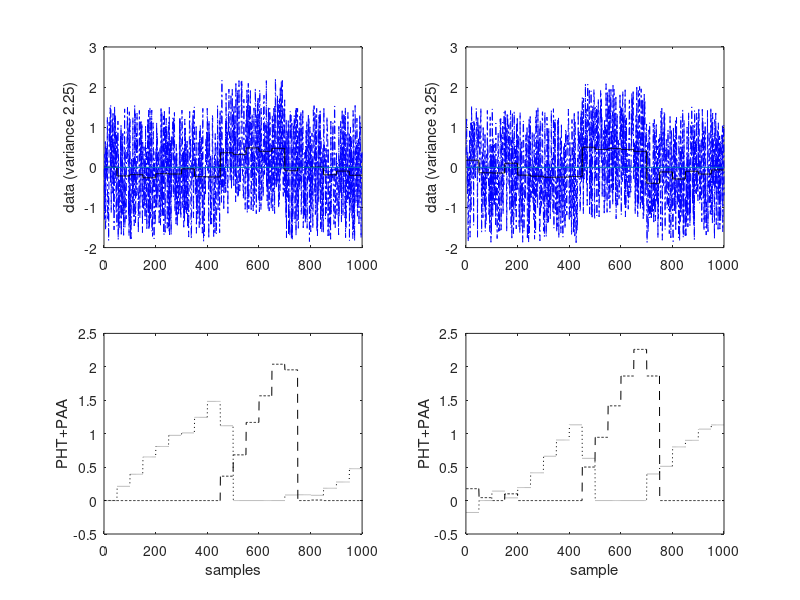

This figure's MATLAB source:

function PHT
clear all
%N=300;  % Number of samples
%nl=2;    % Number of latent variables
%nx=6;    % Number of observable variables
%[tt,x,latgen]=datagenPH(N,nl,nx);
%r1=latgen(:,2);

%load x
%r1=x';
%w=1:1100;
%r1=[0.1*ones(1,400) 0.3*ones(1,300) 0.1*ones(1,300)]';
r1=[0.1*ones(1,450) 0.4*ones(1,250) 0.1*ones(1,300)]';
r=r1;
%r1=[0.1*ones(1,200) 5 0.1*ones(1,199) 4*ones(1,300) 0.1*ones(1,150) 5 0.1*ones(1,149)]';%w
%r1=[0.1*ones(1,100) 0.11*ones(1,200) 0.1*ones(1,400).*w(1:400) 0.3*ones(1,300) -0.1*ones(1,100)]';
r1n=sqrt(2.25)*rand(1000,1);%sqrt(variance)
%SNR=(sqrt(mean(r1.^2))/sqrt(mean(r1n.^2)))^2;%signal to noise ratio
r2n=sqrt(3.25)*rand(1000,1);
SNR=mean(r1.^2)/mean(r1n.^2);
SNR2=mean(r1.^2)/mean(r2n.^2);
DB1=10*log10(var(r1n));
DB2=10*log10(var(r1));
DB=DB2-DB1
SNR_bd=10*log10(SNR)
SNR_bd2=10*log10(SNR2)
r1=r+r1n; %signal with noise
r2=r+r2n;
%r2=r2+r2n;
r1=zscore(r1);
r2=zscore(r2);
t=1:length(r1);
data=[t' r1];
data2=[t' r2];
[lin_paa,PHU,PHL,deltaPHU,deltaPHL]=PiAA(r1,1000,20,1,0);
[lin_paa2,PHU2,PHL2,PPHU2,PPHL2]=PiAA(r2,1000,20,1,0);
%disp('max PHU')
%max(find(PHU==max(PHU(100:length(PHU)-100))))
%disp('amp max PHU')
%PHU(max(find(PHU==max(PHU))))
%disp('max PHL')
%max(find(PHL==max(PHL(100:length(PHL)-100))))
%disp('amp max PHL')
%PHL(max(find(PHL==max(PHL))))
%detect_indice2=p_h(data2,0.999,0.375,0.62);%with noise
detect_indice2=p_h(data2,0.999,0.237,0.645);%with noise
detect_indice=p_h(data,0.999,0.237,0.645);%with noise
%detect_indice=p_h(data,0.999,0.005,0.02);%without noise

subplot(221)
plot(data(:,1),data(:,2),'-.b'),
hold on
plot(lin_paa,'k')
line([data(1,1) data(end,1)],[mean(data(:,2)) mean(data(:,2))])
ylabel('data (variance 2.25)')
subplot(222)
plot(data2(:,1),data2(:,2),'-.b'),
hold on
plot(lin_paa2,'k')
line([data2(1,1) data2(end,1)],[mean(data2(:,2)) mean(data2(:,2))])
ylabel('data (variance 3.25)')
%subplot(412)
%plot(lin_paa,'r'),
%ylabel('PAA')
%subplot(413)
%x=plot(PHU,'--b');
%ylabel('--PHU ..PHL')
%hold on
%z=plot(PPHU,'+g'),
%y=plot(PHL,':k');
%w=plot(PPHL,'oy'),
%legend([x y z w],'PHU','PHL','PPHU','PPHL','location','best')
%legend([x y],'PHU','PHL','location','best')
subplot(223)
plot(PHL,':k')
hold on
plot(PHU,'--k')
ylabel('PHT+PAA')
xlabel('samples')
%plot(detect_indice,'b*')
%ylabel('drift indice')
%set(gca,'ytick',[-1 0 1])
%set(gca,'yticklabel',{'Down';'None';'Up'})
subplot(224)
plot(PHL2,':k')
hold on
plot(PHU2,'--k')
ylabel('PHT+PAA')
xlabel('sample')
%plot(detect_indice2,'b*')
%set(gca,'ytick',[-1 0 1])
%set(gca,'yticklabel',{'Down';'None';'Up'})

end



function [detect_indice]=p_h(res,alpha,gamma,delta)

detect_indice=[];
minsize=10;
raw=res(:,2);
%raw=(raw-mean(raw))/std(raw);
time=res(:,1);
dtime=diff(time);
T=dtime(1);
X=[];
t=1;
U=0;L=0;x_m=0;MinU=0;MaxL=0;
%MinU1=0;MinU2=0;MaxL1=0;MaxL2=0;
while t<length(time)
    if t < minsize
        X=[X;raw(t)];
        detect_indice(t)=0;
    end
    
    if t==minsize 
        x_m=mean(X);
        U=0;
        L=0;
        MinU=0;
        MaxL=0;
        detect_indice(t)=0;
    end
    
    if t>minsize
        U=alpha*U+(raw(t)-x_m-gamma);
        %MinU=MinU+abs(MinU*(1-alpha));
        if U<MinU
            MinU=U;
        end
        %if MinU<MinU2
        %    MinU2=MinU;
        %end
        %PHU=U-min(MinU1,MinU2);
        PHU=U-MinU;
        L=alpha*L+(raw(t)-x_m+gamma);
        %MaxL=MaxL-abs(MaxL*(1-alpha));
        if L>MaxL
            MaxL=L;
        end
        %if MaxL>MaxL2
        %    MaxL2=MaxL;
        %end
        PHL=MaxL-L;
        if PHL>delta 
            detect_indice(t)=-1;%down
            L=0;
            MaxL=0;
        elseif PHU>delta
            detect_indice(t)=1;%up
            U=0;
            MinU=0;
        else
            x_m=((T-1)*x_m+raw(t))/T;
            detect_indice(t)=0;
        end
    end
    t=t+1;
    end
end

function [p,PHU,PHL,deltaPHU,deltaPHL] =  PiAA(data, N, n,alpha,gamma)
% Input:
%   data              is the raw time series. 
%   N                 is the length of sliding window (use the length of the raw time series
%                     instead if you don't want to have sliding windows)
%   n                 is the number of symbols in the low dimensional approximation of the sub sequence.
% The variable "win_size" is assigned to N/n, this is the number of data points on the raw 
% time series that will be mapped to a single symbol, and can be imagined as the 
% "compression rate".
% win_size is the number of data points on the raw time series that will be
% mapped to a single symbol
MinUpaa=0;MaxLpaa=0;
win_size = floor(N/n);                         
% Scan accross the time series extract sub sequences, and converting them to strings.
for i = 1 : length(data) - (N -1)                                       
    
    % Remove the current subsection.
    sub_section = data(i:i + N -1); 
    GM=mean(sub_section);% Global mean slim
    
    % Z normalize it.
    %sub_section = (sub_section - mean(sub_section))/std(sub_section);     
    
    % take care of the special case where there is no dimensionality reduction
    if N == n
        PAA = sub_section;
        Upaa=cumsum(PAA-GM);%slim
        PHU=Upaa-min(Upaa);
        PHL=max(Upaa)-Upaa;
        %detec_ind=0;% no change (slim)
    % Convert to PAA.    
    else
        % N is not dividable by n
        if (N/n - floor(N/n))                               
            temp = zeros(n, N);
            for j = 1 : n
                temp(j, :) = sub_section;
            end
            expanded_sub_section = reshape(temp, 1, N*n);
            PAA = [mean(reshape(expanded_sub_section, N, n))];
            UUpaa=cumsum(PAA-GM);%up slim
            Upaa(1)=PAA(1)-GM-gamma;
            Lpaa(1)=PAA(1)-GM+gamma;
            PHU(1)=Upaa(1);PHL(1)=-Lpaa(1);
            deltaPHL(1)=PHU(1);%%%%%
            deltaPHU(1)=PHL(1);%%%%%%
            for h=2:length(PAA)
                Upaa(h)=alpha*Upaa(h-1)+(PAA(h)-GM-gamma);
                if Upaa(h)<MinUpaa
                    MinUpaa=Upaa(h);
                end
                Lpaa(h)=alpha*Lpaa(h-1)+(PAA(h)-GM+gamma);
                if Lpaa(h)>MaxLpaa
                    MaxLpaa=Lpaa(h);
                end
                PHU(h)=Upaa(h)-MinUpaa;
                PHL(h)=MaxLpaa-Lpaa(h);
                if PHU(h)<PHU(h-1)
                    MinUpaa=0;
                    Upaa(h)=0;
                    %MaxLpaa=0;
                    %Lpaa(h)=0;
                end
                if PHL(h)<PHL(h-1)
                    MaxLpaa=0;
                    Lpaa(h)=0;
                    %MinUpaa=0;
                    %Upaa(h)=0;
                end
            end
            PPHU=Upaa-min(Upaa);%slim
            PPHL=max(Upaa)-Upaa;%slim
        % N is dividable by n
        else                                                
            PAA = [mean(reshape(sub_section,win_size,n))];
            UUpaa=cumsum(PAA-GM);% slim
            Upaa(1)=PAA(1)-GM-gamma;
            Lpaa(1)=PAA(1)-GM+gamma;
            PHU(1)=Upaa(1);PHL(1)=-Lpaa(1);
            deltaPHL(1)=PHU(1);%%%%%
            deltaPHU(1)=PHL(1);%%%%%%
            for h=2:length(PAA)
                Upaa(h)=alpha*Upaa(h-1)+(PAA(h)-GM-gamma);
                if Upaa(h)<MinUpaa
                    MinUpaa=Upaa(h);
                end
                Lpaa(h)=alpha*Lpaa(h-1)+(PAA(h)-GM+gamma);
                if Lpaa(h)>MaxLpaa
                    MaxLpaa=Lpaa(h);
                end
                PHU(h)=Upaa(h)-MinUpaa;
                deltaPHU(h)=PHU(h)-PHU(h-1);%%%%%%%%%%%
                PHL(h)=MaxLpaa-Lpaa(h);
                deltaPHL(h)=PHL(h)-PHL(h-1);%%%%%%%%%%%%
                %if PHU(h)<PHU(h-1)
                if deltaPHU(h)<0
                    MinUpaa=0;
                    Upaa(h)=0;
                end
                %if PHL(h)<PHL(h-1)
                if deltaPHL(h)<0
                    MaxLpaa=0;
                    Lpaa(h)=0;
                end

            end

            
            PPHU=Upaa-min(Upaa);% slim
            PPHL=max(Upaa)-Upaa;%slim
        end
    end
    PAA = repmat(PAA, win_size, 1);
    PHU = repmat(PHU, win_size, 1);
    PHL = repmat(PHL, win_size, 1);
    %PPHU = repmat(PPHU, win_size, 1);
    %PPHL = repmat(PPHL, win_size, 1);
    deltaPHU = repmat(deltaPHU, win_size, 1);
    deltaPHL = repmat(deltaPHL, win_size, 1);

    p = reshape(PAA, N, 1);
    PHU = reshape(PHU, N, 1);
    PHL = reshape(PHL, N, 1);
    %PPHU = reshape(PPHU, N, 1);
    %PPHL = reshape(PPHL, N, 1);
    deltaPHU = reshape(deltaPHU, N, 1);
    deltaPHL = reshape(deltaPHL, N, 1);

end
   %plot(p),hold on,plot(PHU,':b'),plot(PHL,':r')
   %pause
end


